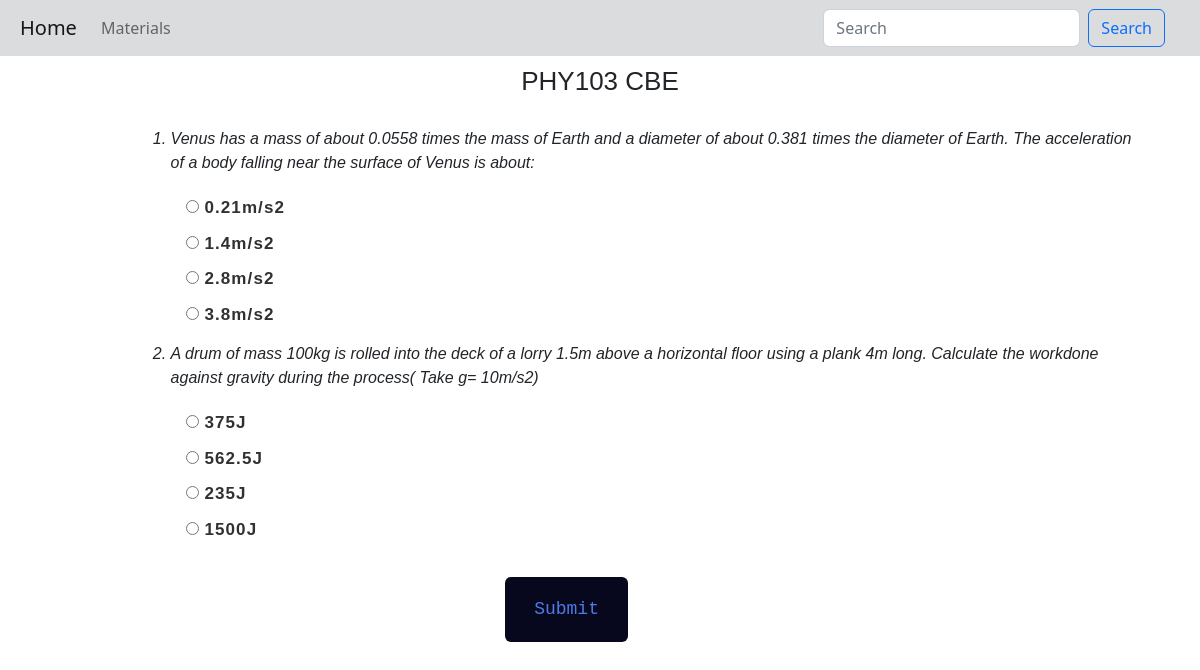
The app's page /page/PHY103 with its own data.
### app/models.py (models this page shows)
class Phy103(models.Model):
    question = models.CharField(max_length=1000)
    option1 = models.CharField(max_length=1000)
    option2 = models.CharField(max_length=1000)
    option3 = models.CharField(max_length=1000)
    option4 = models.CharField(max_length=1000)
    answer = models.IntegerField(default=1,)

### app/views.py (the view)
# urls.py: path("page/<str:pk>", question, name="question"),
def question(request, pk):
    print(pk)
    if pk == "PHY103":
        query = Phy103.objects.all()
        return render(request, "page.html", {"query": query, "name": "PHY103"})
    elif pk == "PHY101":
        return redirect("/")
    elif pk == "CHE101":
        return redirect("/")
    elif pk == "GNS101":
        return redirect("/")
    else:
        return redirect("/")

### templates/page.html (shortened to what this page needs)
{% extends "index.html" %} {% block content %} {% load static %}
<!DOCTYPE html>
<html lang="en">
  <head>
    <link rel="stylesheet" href="{% static 'page.css' %}" />
  </head>
  <body>
    <div class="main-body">
      <div class="inner-body">
        <section id="info">
          <h1 style="text-align: center">{{name}} CBE</h1>
        </section>
        <form action="">
          <ol>
            {% for i in query %}
            <section class="section">
              <li class="question">{{i.question}}</li>
              <label
                ><input type="radio" value="1" name="{{i.id}}" />
                {{i.option1}}</label
              >
              <label
                ><input type="radio" value="2" name="{{i.id}}" />
                {{i.option2}}</label
              >
              <label
                ><input type="radio" value="3" name="{{i.id}}" />
                {{i.option3}}</label
              >
              <label
                ><input type="radio" value="4" name="{{i.id}}" />
                {{i.option4}}</label
              >
            </section>
            {% endfor %}
          </ol>
          <div class="submit-button">
            <button type="submit">Submit</button>
          </div>
        </form>
      </div>
    </div>
  </body>
</html>
{% endblock content %}

### static/page.css (style rules this page uses)
#info h1 { text-align: center; font-family: "Trebuchet MS", "Lucida Sans Unicode", "Lucida Grande", "Lucida Sans", Arial, sans-serif; margin-bottom: 20px; padding-top: 10px; font-weight: 100; font-size: 26px; }
form { padding-top: 0em; padding-left: 10%; }
.section { width: 100%; }
.question { font-family: Verdana, Geneva, Tahoma, sans-serif; font-weight: 100; padding: 10px 0 15px 0; margin-left: -15px; max-width: 1000px; width: 100%; font-style: italic; }
label { display: block; padding: 5px 0; font-family: "Gill Sans", "Gill Sans MT", Calibri, "Trebuchet MS", sans-serif; font-weight: bold; color: rgb(48, 49, 49); font-size: 17px; letter-spacing: 1.1px; width: fit-content; }
.submit-button { width: 30%; margin: 30px auto; }
button { text-align: center; padding: 19px 29px; background-color: rgb(7, 7, 29); color: rgb(77, 123, 231); border-radius: 6px; border: none; font-family: "Courier New", Courier, monospace; font-size: 18px; margin-right: 15px; }

### records on screen
Phy103: question "Venus has a mass of about 0.0558 times the mass of Earth and a diameter of about 0.381 times the diameter of Earth. The acceleration of a body falling near the surface of Venus is about:", option1 "0.21m/s2", option2 "1.4m/s2", option3 "2.8m/s2", option4 "3.8m/s2"
Phy103: question "A drum of mass 100kg is rolled into the deck of a lorry 1.5m above a horizontal floor using a plank 4m long. Calculate the workdone against gravity during the process( Take g= 10m/s2)", option1 "375J", option2 "562.5J", option3 "235J", option4 "1500J"

### other values on screen
{{ name }} "PHY103"
